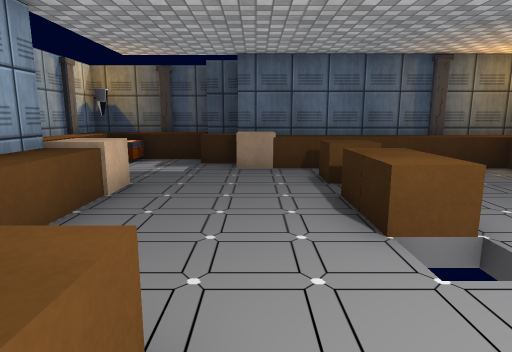
View 1 (above)

14 first-person views from a walk through a Unity game level. The camera is 1.3 m above the floor, tilts 10° down and sees 75° across. The floor is counted in squares, 1 m on a side. Each view is taken from the middle of a square. On the plan, view 1 faces up. The plan holds only what a view shows up to about 14 squares ahead; the rest is blank. The place goes on beyond the plan. The player character is not drawn. Some surface patterns are stand-ins.

View 2
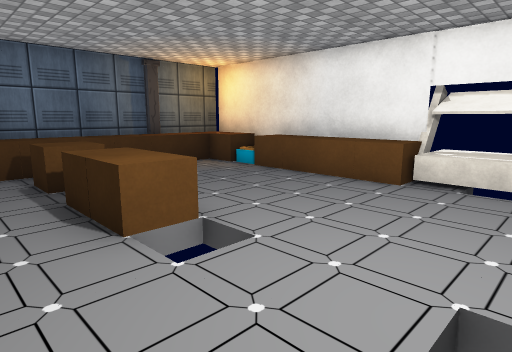

View 3
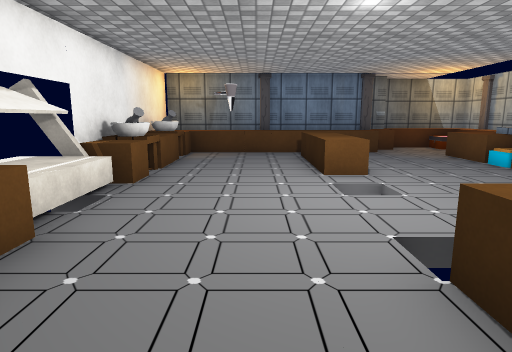

View 4
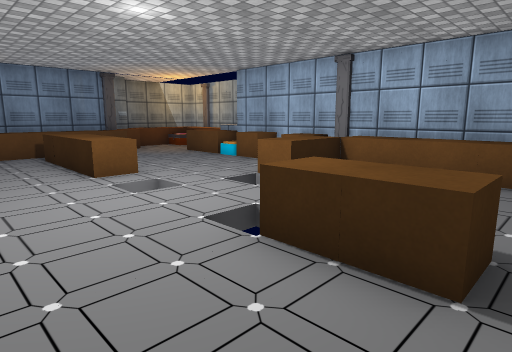

View 5
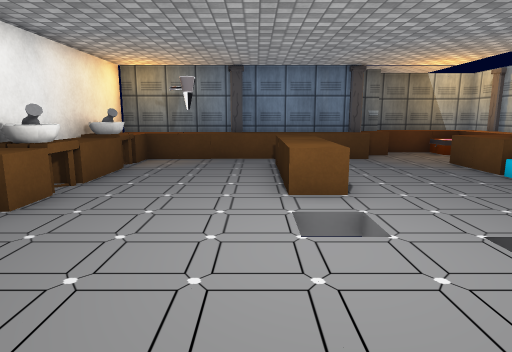

View 6
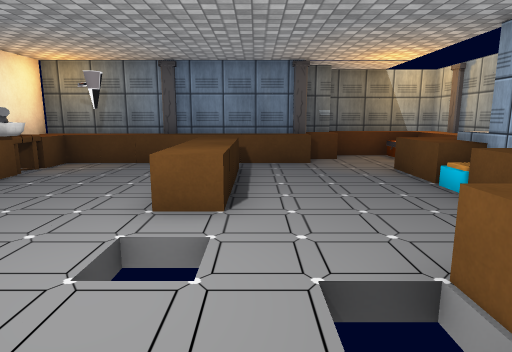

View 7
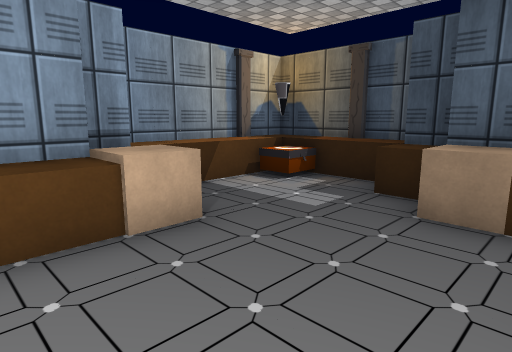

View 8
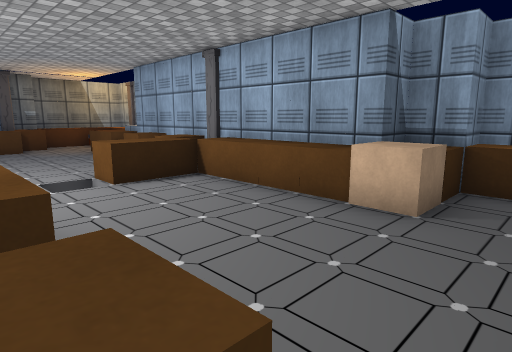

View 9
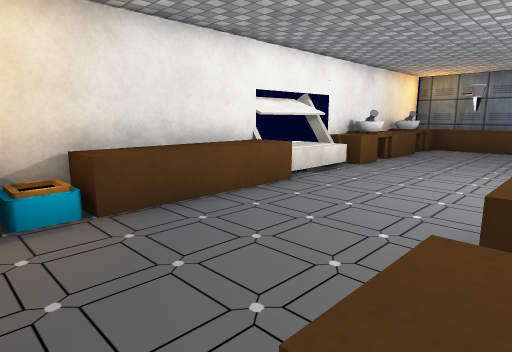

View 10
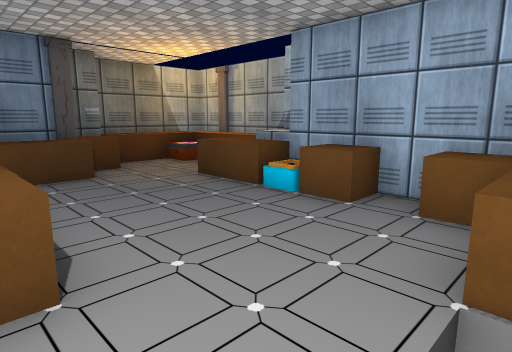

View 11
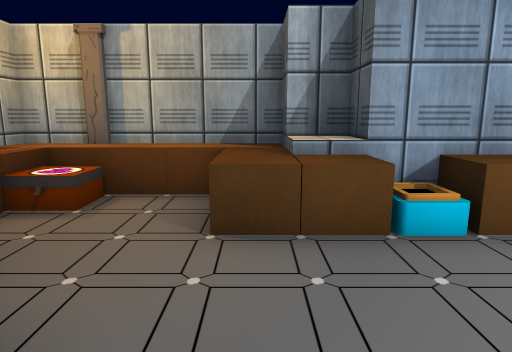

View 12
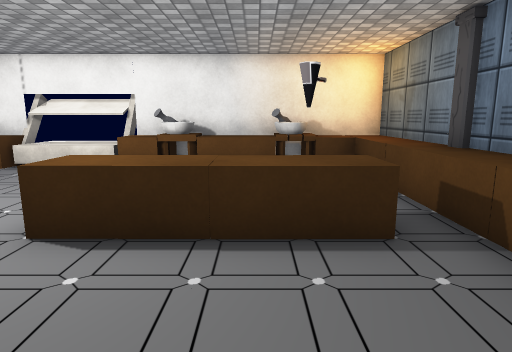

View 13
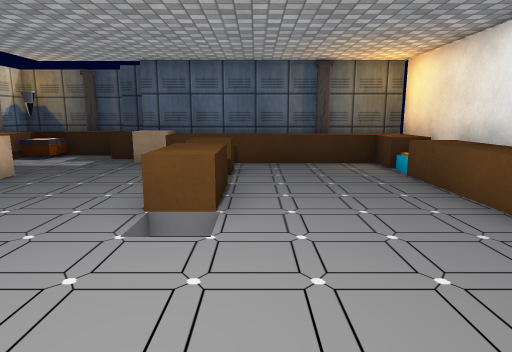

View 14
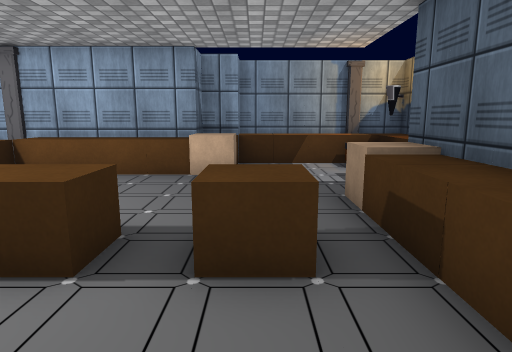

### Floor plan
Points are (right, up) in squares from view 1. A wall is a line through its corners. A room is listed if a view was taken in it or the views show most of it. See-through windows are left out.
Room 1 (views 1, 2, 3, 4, 5, 6, 7, 8, 9, 10, 11, 12, 13, 14)
walls: (7.6, 3.4) (7.6, 9.5) (-0.5, 9.5); (-0.2, -7.5) (7.6, -7.5) (7.6, -0.5); (-0.5, 10.5) (-1.5, 10.5); (-1.6, -8.5) (-0.6, -8.5); (-1.6, 11.5) (-5.5, 11.5) (-5.5, 6.5) (-4.5, 6.5) (-4.5, 5.5) (-3.5, 5.5) (-3.5, -3.5) (-4.5, -3.5) (-4.5, -4.5) (-5.5, -4.5) (-5.5, -9.5) (-1.6, -9.5)
objects: block (-5, -9); column (-5, -8); block (-5, -7); block (-5, -6); block (-5, 7); block (-5, 8); block (-5, 9); block (-5, 10); other object (-5, 11); block (-4, 6); other object (-4, 10); block (-4, 11); block (-3, -5); block (-3, -4); block (-3, -2); block (-3, 0); column (-3, 1); block (-3, 2); block (-3, 3); block (-3, 4); block (-3, 5); cube (-3, 6); column (-3, 11); block (-2, 1) to (-1, 1); block (-2, 11); block (-1, -8); block (-1, 10); block (0, -7); column (0, -6); block (1, -7); block (2, -7); block (2, -5); block (2, -4); block (2, -3); block (2, -2); block (2, 3) to (2, 4); block (2, 5); block (2, 7); block (3, -7); column (4, -7); block (5, -7); column (5, 9); other object (6, -7) to (7, -7); block (7, -6); other object (7, -5); block (7, -4); block (7, -3); other object (7, -2); block (7, -1); other object (7, 0) to (8, 3); block (7, 3); block (7, 4); block (7, 5); block (7, 6)

Where each view was taken, in squares from view 1:
view 1: 0 up, 0 right, facing up
view 2: 0 up, 0 right, facing up-right
view 3: 6 up, 4 right, facing down
view 4: 6 up, 5 right, facing down-left
view 5: 4 up, 3 right, facing down
view 6: 3 up, 1 right, facing down
view 7: 4 up, 1 right, facing up-left
view 8: 8 up, 2 right, facing down-left
view 9: 8 up, 2 right, facing down-right
view 10: 1 up, 2 right, facing down-left
view 11: 5 down, 1 right, facing left
view 12: 4 down, 2 left, facing right
view 13: 1 down, 3 right, facing up
view 14: 7 up, 5 right, facing left
